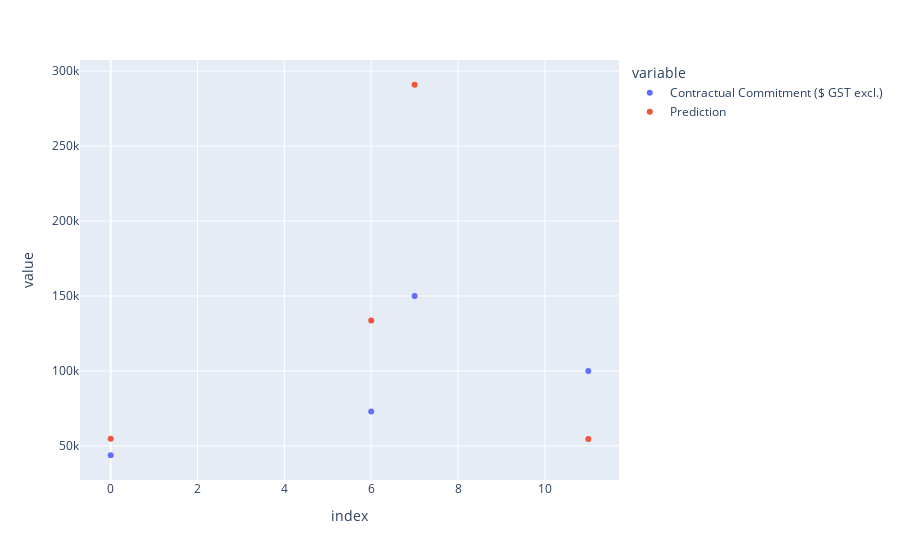

Here is the notebook cell this chart was saved with:
### Code cell
fund_fig_df=pd.DataFrame(y_test)
fund_fig_df["Prediction"]= linear_predictions
# This is so much simpler than the lecture materials...


#linreg_fig.update_layout(hovermode="x unified")


linreg_fig = px.scatter(fund_fig_df)
linreg_fig.show()

### Figure 1 — Plotly figure (JSON) as saved in the notebook; plotly's stock layout.template omitted (floating-point values rounded to 4 significant figures)
{"data": [{"hovertemplate": "variable=Contractual Commitment ($ GST excl.)<br>index=%{x}<br>value=%{y}<extra></extra>", "legendgroup": "Contractual Commitment ($ GST excl.)", "marker": {"color": "#636efa", "symbol": "circle"}, "mode": "markers", "name": "Contractual Commitment ($ GST excl.)", "orientation": "v", "showlegend": true, "type": "scatter", "x": [0, 11, 7, 6], "xaxis": "x", "y": [43750, 100000, 150000, 72986], "yaxis": "y"}, {"hovertemplate": "variable=Prediction<br>index=%{x}<br>value=%{y}<extra></extra>", "legendgroup": "Prediction", "marker": {"color": "#EF553B", "symbol": "circle"}, "mode": "markers", "name": "Prediction", "orientation": "v", "showlegend": true, "type": "scatter", "x": [0, 11, 7, 6], "xaxis": "x", "y": [54730.0, 54620.0, 290900.0, 133600.0], "yaxis": "y"}], "layout": {"legend": {"title": {"text": "variable"}, "tracegroupgap": 0}, "margin": {"t": 60}, "xaxis": {"anchor": "y", "domain": [0, 1], "title": {"text": "index"}}, "yaxis": {"anchor": "x", "domain": [0, 1], "title": {"text": "value"}}}}
